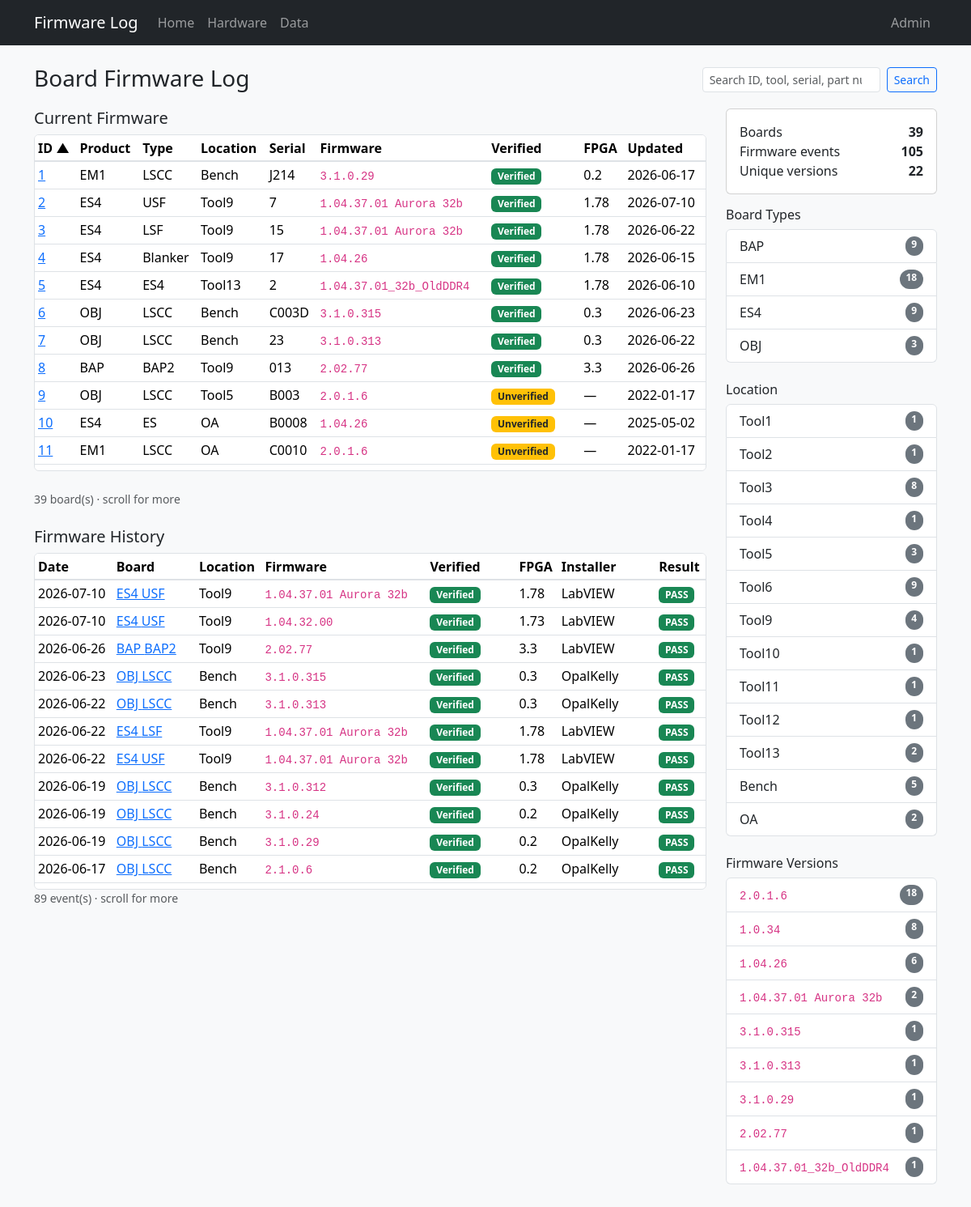
Before: / with the older database file.
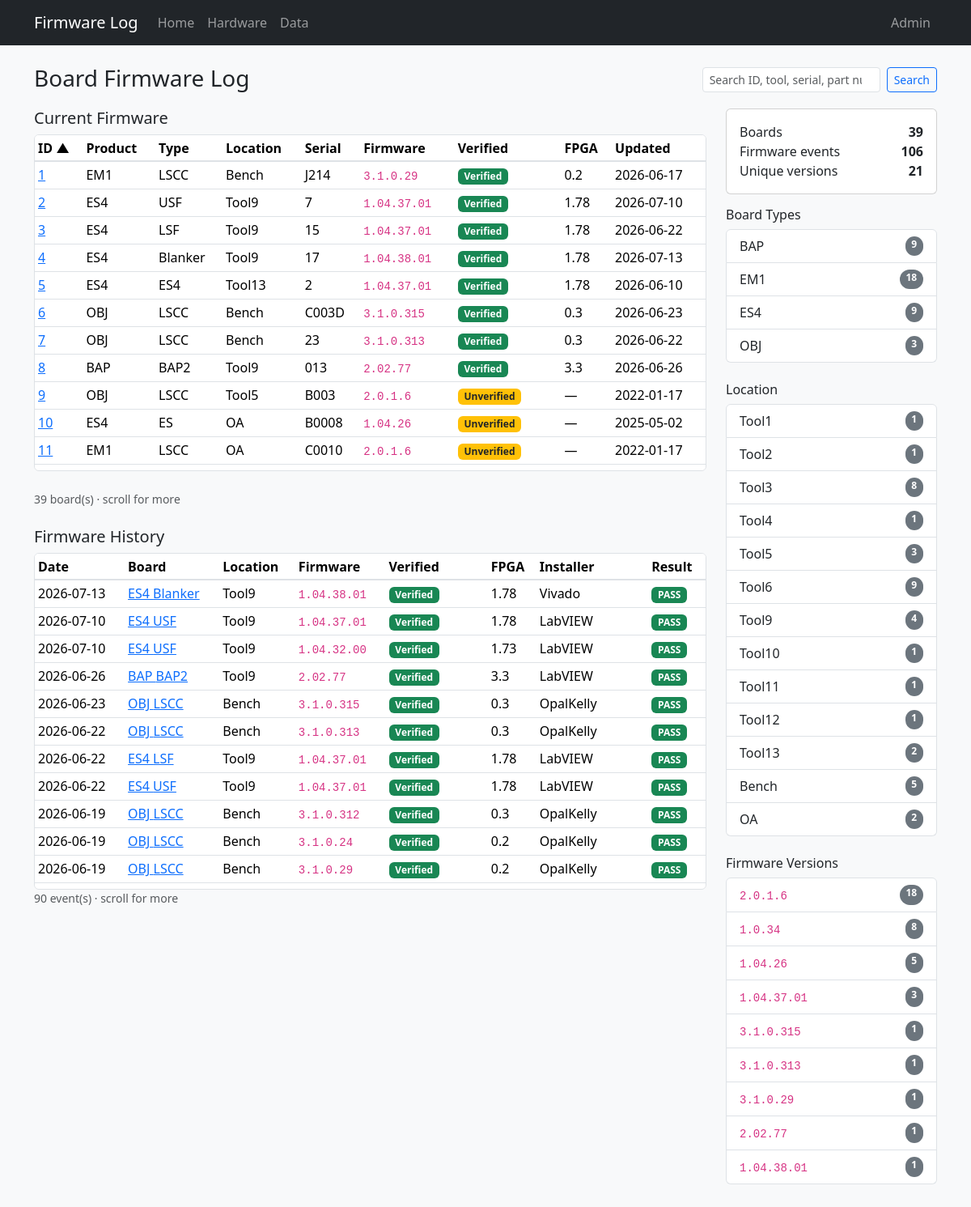
After: the same page with the newer database file.
### tables this page shows
CREATE TABLE "boards" (
                board_id      INTEGER PRIMARY KEY,
                tool          TEXT,
                board_slot    TEXT,
                manufacturer  TEXT NOT NULL DEFAULT 'PDF Solutions Inc.',
                board_name    TEXT NOT NULL,
                serial        TEXT NOT NULL,
                part_number   TEXT,
                revision      TEXT,
                file_id       TEXT,
                product_name  TEXT NOT NULL,
                ddr_fbga      TEXT
            , inventory_serial TEXT, status TEXT, role TEXT, comment TEXT, open_item TEXT, po TEXT, modified_by TEXT, source_updated_at TEXT, data_source TEXT, dc_status TEXT, ac_status TEXT, gcal_status TEXT, adc_status TEXT, eeprom_status TEXT);

CREATE TABLE "firmware_history" (
                event_id    INTEGER PRIMARY KEY AUTOINCREMENT,
                board_id    INTEGER NOT NULL REFERENCES boards (board_id),
                event_date  TEXT NOT NULL,
                event_time  TEXT,
                fpga        TEXT,
                firmware    TEXT NOT NULL,
                installer   TEXT,
                result      TEXT
            );

### app.py (the view)
@app.route("/")
def index():
    product = request.args.get("product")
    firmware = request.args.get("firmware")
    tool = request.args.get("tool")
    search = request.args.get("q", "").strip()
    sort = request.args.get("sort", "board_id")
    order = request.args.get("order", "asc")
    return render_template(
        "index.html",
        boards=db.list_boards(
            product_name=product,
            firmware=firmware,
            tool=tool,
            search=search,
            sort=sort,
            order=order,
        ),
        history=db.list_history(
            product_name=product,
            firmware=firmware,
            tool=tool,
            search=search,
        ),
        stats=db.dashboard_stats(),
        fw_stats=db.firmware_stats(),
        tool_stats=db.tool_stats(),
        products=db.board_products(),
        available_firmware=db.firmware_for_product(product) if product else set(),
        available_products=db.products_for_firmware(firmware) if firmware else set(),
        available_tools=(
            db.tools_for_product(product) if product
            else db.tools_for_firmware(firmware) if firmware
            else set()
        ),
        available_products_for_tool=db.products_for_tool(tool) if tool else set(),
        available_firmware_for_tool=db.firmware_for_tool(tool) if tool else set(),
        product_filter=product,
        firmware_filter=firmware,
        tool_filter=tool,
        search=search,
        sort=sort,
        order=order,
    )

### templates/index.html (shortened to what this page needs)
{% extends "base.html" %}
{% from "macros.html" import sort_link, result_badge, verified_badge %}
{% block content %}
<div class="d-flex flex-wrap justify-content-between align-items-center gap-2 mb-3">
  <div>
    <h1 class="h3 mb-1">Board Firmware Log</h1>
  </div>
  <form id="search-form" action="{{ url_for('index') }}" method="get" class="d-flex gap-2">
    <input type="search" id="board-search" name="q" value="{{ search }}" class="form-control form-control-sm" placeholder="Search ID, tool, serial, part number…">
    <button class="btn btn-sm btn-outline-primary" type="submit">Search</button>
  </form>
</div>
<div class="row g-4">
  <div class="col-lg-9">
    <h2 class="h5">Current Firmware</h2>
    <div class="table-scroll-panel mb-4">
      <table class="table table-sm table-hover align-middle mb-0">
        <thead>
          <tr>
            <th>{{ sort_link('ID', 'board_id', sort, order, product_filter, firmware_filter, tool_filter, search) }}</th>
            <th>{{ sort_link('Product', 'product_name', sort, order, product_filter, firmware_filter, tool_filter, search) }}</th>
            <th>{{ sort_link('Type', 'board_name', sort, order, product_filter, firmware_filter, tool_filter, search) }}</th>
            <th>{{ sort_link('Location', 'tool', sort, order, product_filter, firmware_filter, tool_filter, search) }}</th>
            <th>{{ sort_link('Serial', 'serial', sort, order, product_filter, firmware_filter, tool_filter, search) }}</th>
            <th class="col-firmware">{{ sort_link('Firmware', 'firmware', sort, order, product_filter, firmware_filter, tool_filter, search) }}</th>
            <th class="col-verified">Verified</th>
            <th>FPGA</th>
            <th>{{ sort_link('Updated', 'event_date', sort, order, product_filter, firmware_filter, tool_filter, search) }}</th>
          </tr>
        </thead>
        <tbody>
          {% for b in boards %}
          <tr>
            <td><a href="{{ url_for('board_detail', board_id=b.board_id) }}">{{ b.board_id }}</a></td>
            <td>{{ b.product_name }}</td>
            <td>{{ b.board_name }}</td>
            <td>{{ b.tool or '—' }}</td>
            <td>{{ b.serial }}</td>
            <td class="col-firmware">{% if b.current_firmware %}<code>{{ b.current_firmware }}</code>{% else %}<span class="text-muted">—</span>{% endif %}</td>
            <td class="col-verified">{{ verified_badge(b.firmware_verified) }}</td>
            <td>{{ b.current_fpga or '—' }}</td>
            <td>{{ b.last_update or '—' }}</td>
          </tr>
          {% else %}
          <tr><td colspan="9" class="text-muted">No boards match your filters.</td></tr>
          {% endfor %}
        </tbody>
      </table>
    </div>
    <p class="text-muted small">{{ boards|length }} board(s){% if boards|length > 12 %} · scroll for more{% endif %}</p>
    <h2 class="h5 mt-4">Firmware History</h2>
    <div class="table-scroll-panel">
      <table class="table table-sm table-hover align-middle mb-0">
        <thead>
          <tr>
            <th>Date</th>
            <th>Board</th>
            <th>Location</th>
            <th class="col-firmware">Firmware</th>
            <th class="col-verified">Verified</th>
            <th>FPGA</th>
            <th>Installer</th>
            <th>Result</th>
          </tr>
        </thead>
        <tbody>
          {% for row in history %}
          <tr>
            <td>{{ row.event_date }}</td>
            <td>
              <a href="{{ url_for('board_detail', board_id=row.board_id) }}">
                {{ row.product_name }} {{ row.board_name }}
              </a>
            </td>
            <td>{{ row.tool or '—' }}</td>
            <td class="col-firmware"><code>{{ row.firmware }}</code></td>
            <td class="col-verified">{{ verified_badge(row.firmware_verified) }}</td>
            <td>{{ row.fpga or '—' }}</td>
            <td>{{ row.installer or '—' }}</td>
            <td>{{ result_badge(row.result) }}</td>
          </tr>
          {% else %}
          <tr><td colspan="8" class="text-muted">No firmware history matches your filters.</td></tr>
          {% endfor %}
        </tbody>
      </table>
    </div>
    <p class="text-muted small">{{ history|length }} event(s){% if history|length > 10 %} · scroll for more{% endif %}</p>
  </div>
  <div class="col-lg-3">
    <div class="card mb-3">
      <div class="card-body">
        <div class="d-flex justify-content-between"><span>Boards</span><strong>{{ stats.board_count }}</strong></div>
        <div class="d-flex justify-content-between"><span>Firmware events</span><strong>{{ stats.history_count }}</strong></div>
        <div class="d-flex justify-content-between"><span>Unique versions</span><strong>{{ stats.firmware_versions }}</strong></div>
      </div>
    </div>
    <h2 class="h6">Board Types</h2>
    <div class="list-group mb-4">
      {% for p in products %}
      {% if (firmware_filter and p.product_name not in available_products and product_filter != p.product_name) or (tool_filter and p.product_name not in available_products_for_tool and product_filter != p.product_name) %}
      <span class="list-group-item d-flex justify-content-between py-2 filter-disabled" aria-disabled="true">
        <span>{{ p.product_name }}</span>
        <span class="badge text-bg-secondary rounded-pill">{{ p.board_count }}</span>
      </span>
      {% elif product_filter == p.product_name %}
      <a class="list-group-item list-group-item-action d-flex justify-content-between py-2 active"
         href="{{ url_for('index', firmware=firmware_filter, tool=tool_filter, q=search) }}">
        <span>{{ p.product_name }}</span>
        <span class="badge text-bg-light rounded-pill">{{ p.board_count }}</span>
      </a>
      {% else %}
      <a class="list-group-item list-group-item-action d-flex justify-content-between py-2"
         href="{{ url_for('index', product=p.product_name, firmware=firmware_filter, tool=tool_filter, q=search) }}">
        <span>{{ p.product_name }}</span>
        <span class="badge text-bg-secondary rounded-pill">{{ p.board_count }}</span>
      </a>
      {% endif %}
      {% endfor %}
    </div>
    <h2 class="h6">Location</h2>
    <div class="list-group mb-4">
      {% for row in tool_stats %}
      {% if (product_filter and row.tool not in available_tools and tool_filter != row.tool) or (firmware_filter and row.tool not in available_tools and tool_filter != row.tool) %}
      <span class="list-group-item d-flex justify-content-between py-2 filter-disabled" aria-disabled="true">
        <span>{{ row.tool }}</span>
        <span class="badge text-bg-secondary rounded-pill">{{ row.board_count }}</span>
      </span>
      {% elif tool_filter == row.tool %}
      <a class="list-group-item list-group-item-action d-flex justify-content-between py-2 active"
         href="{{ url_for('index', product=product_filter, firmware=firmware_filter, q=search) }}">
        <span>{{ row.tool }}</span>
        <span class="badge text-bg-light rounded-pill">{{ row.board_count }}</span>
      </a>
      {% else %}
      <a class="list-group-item list-group-item-action d-flex justify-content-between py-2"
         href="{{ url_for('index', product=product_filter, firmware=firmware_filter, tool=row.tool, q=search) }}">
        <span>{{ row.tool }}</span>
        <span class="badge text-bg-secondary rounded-pill">{{ row.board_count }}</span>
      </a>
      {% endif %}
      {% endfor %}
    </div>
    <h2 class="h6">Firmware Versions</h2>
    <div class="list-group">
      {% for row in fw_stats %}
      {% if (product_filter and row.firmware not in available_firmware and firmware_filter != row.firmware) or (tool_filter and row.firmware not in available_firmware_for_tool and firmware_filter != row.firmware) %}
      <span class="list-group-item d-flex justify-content-between py-2 filter-disabled" aria-disabled="true">
        <span><code class="small">{{ row.firmware }}</code></span>
        <span class="badge text-bg-secondary rounded-pill">{{ row.board_count }}</span>
      </span>
      {% else %}
      <a class="list-group-item list-group-item-action d-flex justify-content-between py-2"
         href="{{ url_for('index', firmware=row.firmware, product=product_filter, tool=tool_filter, q=search) }}">
        <span><code class="small">{{ row.firmware }}</code></span>
        <span class="badge text-bg-secondary rounded-pill">{{ row.board_count }}</span>
      </a>
      {% endif %}
      {% else %}
      <div class="list-group-item text-muted py-2">No data.</div>
      {% endfor %}
    </div>
  </div>
</div>
{% endblock %}

### templates/base.html (shortened to what this page needs)
<!DOCTYPE html>
<html lang="en">
<head>
  <link href="https://cdn.jsdelivr.net/npm/bootstrap@5.3.3/dist/css/bootstrap.min.css" rel="stylesheet">
  <link href="{{ url_for('static', filename='style.css') }}" rel="stylesheet">
</head>
<body>
  <nav class="navbar navbar-expand-lg navbar-dark bg-dark mb-4">
    <div class="container">
      <a class="navbar-brand" href="{{ url_for('index') }}">Firmware Log</a>
      <div class="collapse navbar-collapse" id="nav">
        <ul class="navbar-nav me-auto">
          <li class="nav-item"><a class="nav-link" href="{{ url_for('index') }}">Home</a></li>
          <li class="nav-item"><a class="nav-link" href="/hardware">Hardware</a></li>
          <li class="nav-item"><a class="nav-link" href="{{ url_for('data') }}">Data</a></li>
        </ul>
        <ul class="navbar-nav">
          {% if session.get('admin') %}
          <li class="nav-item"><a class="nav-link" href="{{ url_for('admin_index') }}">Admin</a></li>
          <li class="nav-item"><a class="nav-link" href="{{ url_for('admin_sql') }}">SQL</a></li>
          <li class="nav-item"><a class="nav-link" href="{{ url_for('admin_deleted') }}">Deleted Records</a></li>
          <li class="nav-item"><a class="nav-link" href="{{ url_for('admin_logout') }}">Logout</a></li>
          {% else %}
          <li class="nav-item"><a class="nav-link" href="{{ url_for('admin_login') }}">Admin</a></li>
          {% endif %}
        </ul>
      </div>
    </div>
  </nav>
  <main class="container pb-5">
    {% block content %}{% endblock %}
  </main>
</body>
</html>

### templates/macros.html (shortened to what this page needs)
{% macro result_badge(result) -%}
  {% if result %}
    {% set r = result|upper %}
    {% if r == 'PASS' %}
      <span class="badge text-bg-success">PASS</span>
    {% elif r == 'FAIL' %}
      <span class="badge text-bg-danger">FAIL</span>
    {% else %}
      <span class="badge text-bg-secondary">{{ result }}</span>
    {% endif %}
  {% else %}
    <span class="text-muted">—</span>
  {% endif %}
{%- endmacro %}
{% macro sort_link(label, column, sort, order, product=None, firmware=None, tool=None, q=None) -%}
  {% set new_order = 'desc' if sort == column and order == 'asc' else 'asc' %}
  <a href="{{ url_for('index', sort=column, order=new_order, product=product, firmware=firmware, tool=tool, q=q) }}" class="text-decoration-none text-reset">
    {{ label }}{% if sort == column %} {% if order == 'asc' %}▲{% else %}▼{% endif %}{% endif %}
  </a>
{%- endmacro %}
{% macro verified_badge(status) -%}
  {% if status == 'verified' %}
    <span class="badge text-bg-success">Verified</span>
  {% elif status == 'unverified' %}
    <span class="badge text-bg-warning text-dark">Unverified</span>
  {% else %}
    <span class="text-muted">—</span>
  {% endif %}
{%- endmacro %}

Changed rows visible on the page:
no longer on this page (row unchanged): boards: board_id "4", product_name "ES4", board_name "Blanker", tool "Tool9", serial "17", current_firmware "1.04.26", current_fpga "1.78", last_update "2026-06-15", shown under "Current Firmware"
no longer on this page (row unchanged): firmware_history: event_date "2026-06-17", product_name "OBJ", board_name "LSCC", tool "Bench", firmware "2.1.0.6", fpga "0.2", installer "OpalKelly", result "PASS"
computed for boards "USF": current_firmware "1.04.37.01 Aurora 32b" → "1.04.37.01"
computed for boards "LSF": current_firmware "1.04.37.01 Aurora 32b" → "1.04.37.01"
added firmware_history: board_id "4", product_name "ES4", board_name "Blanker", tool "Tool9", serial "17", current_firmware "1.04.38.01", fpga "1.78", event_date "2026-07-13", firmware "1.04.38.01", installer "Vivado", result "PASS"
computed for boards "Tool13": current_firmware "1.04.37.01_32b_OldDDR4" → "1.04.37.01"
changed firmware_history (number 5 of 11 on the later page): firmware "1.04.37.01 Aurora 32b" → "1.04.37.01"
changed firmware_history "LSF": firmware "1.04.37.01 Aurora 32b" → "1.04.37.01"
changed firmware_history (number 8 of 11 on the later page): firmware "1.04.37.01 Aurora 32b" → "1.04.37.01"
Other visible differences:
{{ history|length }}: "89" → "90"
{{ stats.history_count }}: "105" → "106"
{{ stats.firmware_versions }}: "22" → "21"
new list line: "1.04.26 5"
new list line: "1.04.37.01 3"
new list line: "1.04.38.01 1"
list line gone: "1.04.26 6"
list line gone: "1.04.37.01 Aurora 32b 2"
list line gone: "1.04.37.01_32b_OldDDR4 1"
